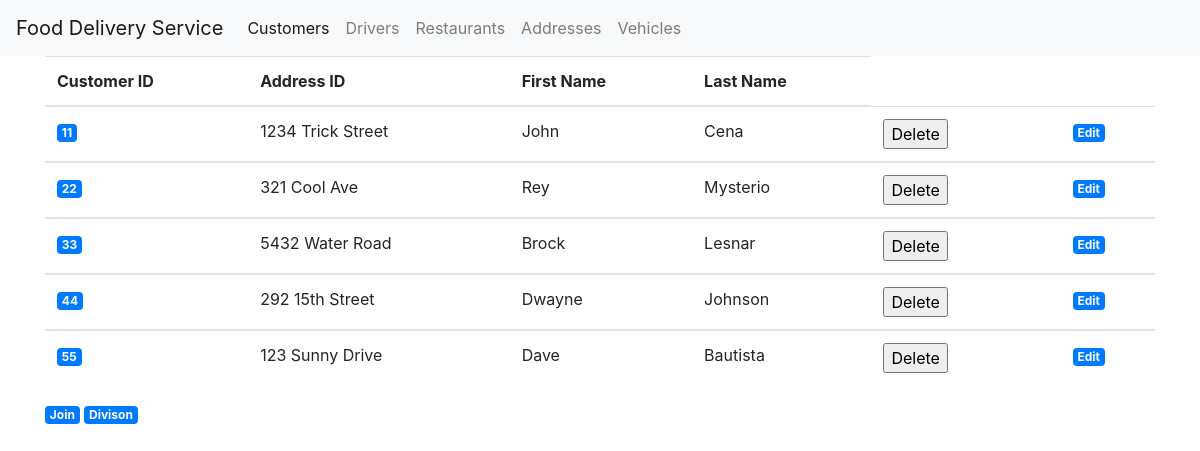
Page /customers on the committed database.
### tables this page shows
CREATE TABLE Customer (
	customer_id integer,
	customer_address char(200),
	first_name char(50),
    last_name char(50),
	PRIMARY KEY (customer_id)
);

### app.py (the view)
@app.route('/customers')
def customer():
    db_conn = sqlite3.connect("food_delivery.db")
    cur = db_conn.cursor()
    tableData =  table("Customer")
    averageOrderTotalQuery = "SELECT O.customer_id, AVG(O.total) FROM OrderTakesHas O WHERE O.customer_id IN (SELECT customer_id FROM Customer) GROUP BY O.customer_id"
    avgOrderTotal = raw_select_query(averageOrderTotalQuery)
    db_conn.close()
    print(tableData)
    return render_template('customer.html', tableData = tableData, avgOrderTotal = avgOrderTotal)

### app.py (called while the page is built)
def select_table(table: str, attributes: str) -> str:
    db_conn = sqlite3.connect("food_delivery.db")
    cur = db_conn.cursor()
    out = []
    for row in cur.execute(f"SELECT {attributes} FROM {table}"):
        out.append(row)
    return out

def raw_select_query(query: str):
    db_conn = sqlite3.connect("food_delivery.db")
    cur = db_conn.cursor()
    out = []
    for row in cur.execute(query):
        out.append(row)
    return out

@app.route("/tables/<tablename>", methods=['GET'])
def table(tablename: str):
    attributes = request.args.get("attributes")
    if attributes is None:
        attributes = "*"
    return select_table(tablename, attributes)

### templates/customer.html (shortened to what this page needs)
{% extends 'base.html' %}
{% block content %}
<div>
<table class="table">
    <thead>
      <tr>
        <th scope="col">Customer ID</th>
        <th scope="col">Address ID</th>
        <th scope="col">First Name</th>
        <th scope="col">Last Name</th>
      </tr>
    </thead>
    {% for user in tableData %}
    <tbody>
      <td><a href= "{{url_for('customer_helper', customer_id = user[0]) }}">
        <span class="badge badge-primary"> {{ user[0] }} </span>
      </a></td>
      <td>{{ user[1] }} </td>
      <td>{{ user[2] }} </td>
      <td>{{ user[3] }} </td>
      <td><form action="{{ url_for('delete_customer') }}" method=post>
  <input type=submit  value="Delete" />
    </form>
    <td>
      <td><a href= "{{url_for('edit', customer_id = user[0]) }}">
        <span class="badge badge-primary"> Edit  </span>
      </a></td>
    </tbody>
    {% endfor %}
  </table>
</div>
<div>
    <a href= "{{url_for('customer_restaurants') }}">
      <span class="badge badge-primary"> Join  </span>
    </a>
    <a href= "{{url_for('customer_restaurants_orders') }}">
      <span class="badge badge-primary"> Divison  </span>
    </a>
</div>
{% endblock %}

### rows in the picture
Customer: customer_id "11", customer_address "1234 Trick Street", first_name "John", last_name "Cena"
Customer: customer_id "22", customer_address "321 Cool Ave", first_name "Rey", last_name "Mysterio"
Customer: customer_id "33", customer_address "5432 Water Road", first_name "Brock", last_name "Lesnar"
Customer: customer_id "44", customer_address "292 15th Street", first_name "Dwayne", last_name "Johnson"
Customer: customer_id "55", customer_address "123 Sunny Drive", first_name "Dave", last_name "Bautista"
